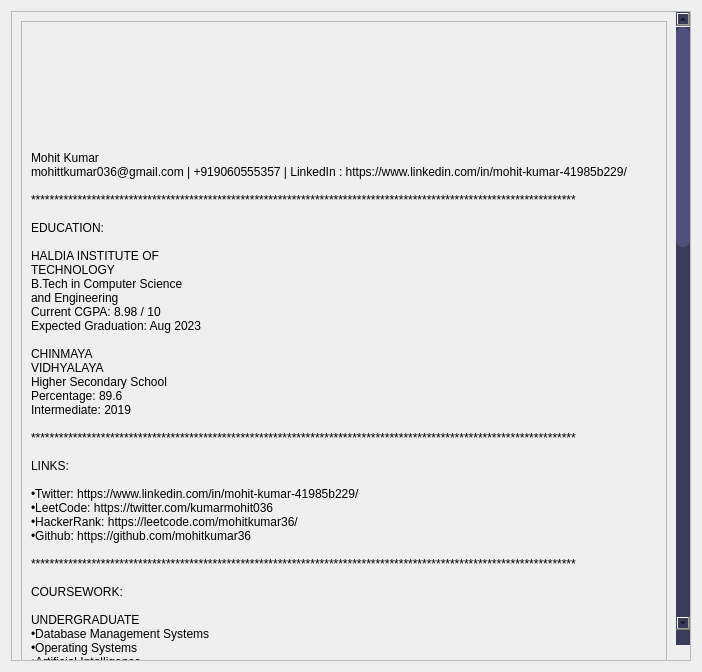
<?xml version="1.0" encoding="UTF-8"?>
<ui version="4.0">
 <class>Dialog</class>
 <widget class="QDialog" name="Dialog">
  <property name="geometry">
   <rect>
    <x>0</x>
    <y>0</y>
    <width>702</width>
    <height>672</height>
   </rect>
  </property>
  <property name="windowTitle">
   <string>Dialog</string>
  </property>
  <property name="styleSheet">
   <string notr="true">QScrollBar:vertical{
	border: none;
	background-color: rgb(59, 59, 90);
	width:14px;
	margin:15px 0 15px 0;
	border-radius:0px;
}

QScrollBar::handle:vertical{
	
	background-color: rgb(80, 80, 122);
	min-height:30px;
	border-radius:7px;
}
QScrollBar::handle:vertical:hover{
	background-color: rgb(255, 0, 127);
}
QScrollBar::handle:vertical:pressed{
	
	background-color: rgb(185, 0, 92);
}</string>
  </property>
  <layout class="QVBoxLayout" name="verticalLayout">
   <item>
    <widget class="QScrollArea" name="scrollArea">
     <property name="styleSheet">
      <string notr="true"/>
     </property>
     <property name="widgetResizable">
      <bool>true</bool>
     </property>
     <widget class="QWidget" name="scrollAreaWidgetContents">
      <property name="geometry">
       <rect>
        <x>0</x>
        <y>0</y>
        <width>798</width>
        <height>1822</height>
       </rect>
      </property>
      <layout class="QVBoxLayout" name="verticalLayout_2">
       <item>
        <widget class="QFrame" name="frame">
         <property name="minimumSize">
          <size>
           <width>0</width>
           <height>1800</height>
          </size>
         </property>
         <property name="styleSheet">
          <string notr="true"/>
         </property>
         <property name="frameShape">
          <enum>QFrame::StyledPanel</enum>
         </property>
         <property name="frameShadow">
          <enum>QFrame::Raised</enum>
         </property>
         <layout class="QVBoxLayout" name="verticalLayout_3">
          <item>
           <widget class="QLabel" name="label">
            <property name="text">
             <string>Mohit Kumar
mohittkumar036@gmail.com | +919060555357 | LinkedIn : https://www.linkedin.com/in/mohit-kumar-41985b229/

*********************************************************************************************************************

EDUCATION:

HALDIA INSTITUTE OF
TECHNOLOGY
B.Tech in Computer Science
and Engineering
Current CGPA: 8.98 / 10
Expected Graduation: Aug 2023

CHINMAYA
VIDHYALAYA
Higher Secondary School
Percentage: 89.6
Intermediate: 2019

*********************************************************************************************************************

LINKS:

•Twitter: https://www.linkedin.com/in/mohit-kumar-41985b229/
•LeetCode: https://twitter.com/kumarmohit036
•HackerRank: https://leetcode.com/mohitkumar36/
•Github: https://github.com/mohitkumar36

*********************************************************************************************************************

COURSEWORK:

UNDERGRADUATE
•Database Management Systems
•Operating Systems
•Artificial Intelligence
•Functional Programming
•Unix Tools and Scripting

*********************************************************************************************************************

SKILLS:

PROGRAMMING:
Python • C++
Scilab • Shell
SQL

FAMILIAR IDE'S:
Pycharm • VSCode
Eclipse • Shell

LANGUAGES:
English
• Professional Working Proficiency
Hindi
• Native or Bilingual Proficiency

*********************************************************************************************************************


PROJECTS:

AUTOMATEIT | github: https://github.com/mohitkumar36/AutomateIT.git
Python script to automate Instagram texts.
• Sends a particulartext to multiple users of your choice at the same time.
• Uses Selenium(an open-source tool that automates web browsers) and
webdriver-manager.


CALCULATOR | github: https://github.com/mohitkumar36/CalculatorMaterialUI.git
Calculator based on Google's Material UI theme.
• Front-end of the application is created using PyQt6.
• Back-end of the program is python3.
• Created using pyinstaller.
• Uses efficient custom made algorithms.


FINDFACE | github: https://github.com/mohitkumar36/FindFace.git
OpenCV based script to detect human face.
• Python3 script.
• Uses OpenCV open-source lib.
• Works on the Viola-Jones algorithm.


FLAMES | github:  https://github.com/mohitkumar36/Flames.git
Application to find FLAMES.
• Created using pyinstaller.
• Uses the most common GUI interface Tkinter.
• Has a very fast and efficient algorithm.
• Uses an attractive UI and color scheme.


YOUTUBEDOWNLOADER | github: https://github.com/mohitkumar36/YoutubeDownloader.git
Application to download YouTube video using video URL.
• Created using pyinstaller.
• Uses the most common GUI interface Tkinter.
• Gives userthe choice of video quality.
• Uses an attractive UI and color scheme.

*********************************************************************************************************************


ACHIEVEMENTS:
• 1,549 Highest Contestrating in LeetCode(Among top 30 percent)
• Over 300 questions solved on LeetCode
• 5 Star in Problem Solving HackerRank
• 5 Star in Python HackerRank
• Qualified the firstround of InfyTQ certification</string>
            </property>
           </widget>
          </item>
         </layout>
        </widget>
       </item>
      </layout>
     </widget>
    </widget>
   </item>
  </layout>
 </widget>
 <resources/>
 <connections/>
</ui>
